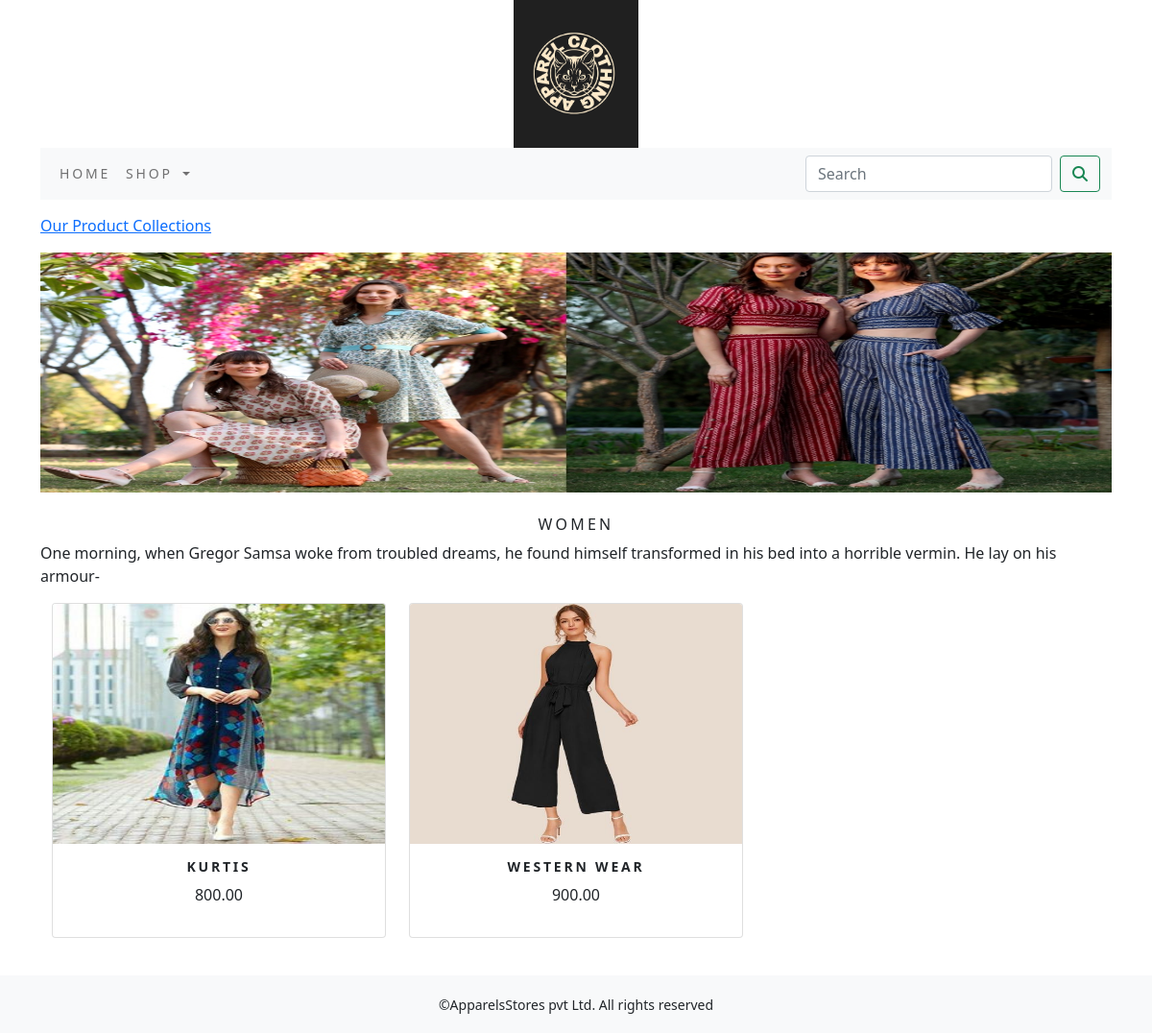
The app's page /shop/women/ with its own data.
### ecommerceapp/models.py (models this page shows, shortened)
class Category(models.Model):
    name=models.CharField(max_length=250,unique=True)
    slug=models.SlugField(max_length=250,unique=True)
    description=models.TextField(blank=True)
    image=models.ImageField(upload_to='category',blank=True)
    class Meta:
        ordering= ('name',)
        verbose_name='category'
        verbose_name_plural='categories'
    def get_url(self):
        return reverse('ecommerceapp:products_by_category', args=[self.slug])

class Product(models.Model):
    name =models.CharField(max_length=250,unique=True)
    slug = models.SlugField(max_length=250,unique=True)
    description=models.TextField(blank=True)
    price=models.DecimalField(max_digits=10,decimal_places=2)
    category=models.ForeignKey(Category,on_delete=models.CASCADE)
    image=models.ImageField(upload_to='products',blank=True)
    stock=models.IntegerField()
    available=models.BooleanField(default=True)
    created=models.DateTimeField(auto_now_add=True)
    updated=models.DateTimeField(auto_now=True)
    def get_url(self):
        return reverse('ecommerceapp:prodCatdetail',args=[self.category.slug,self.slug])
    class Meta:
        ordering= ('name',)
        verbose_name='product'
        verbose_name_plural='products'

### ecommerceapp/views.py (the view)
# urls.py: path('', views.allProdCat, name='allProdCat'),
def allProdCat(request,c_slug=None):
    c_page=None
    products=None
    if c_slug!=None:
        c_page=get_object_or_404(Category,slug=c_slug)
        products_list= Product.objects.all().filter(category=c_page,available=True)
    else:
        products_list=Product.objects.all().filter(available=True)
    paginator=Paginator(products_list,6)
    try:
        page=int(request.GET.get('page','1'))
    except:
        page=1
    try:
        products=paginator.page(page)
    except (EmptyPage,InvalidPage):
        products=paginator.page(paginator.num_pages)
    return render(request,'category.html', {'category':c_page,'products':products})

### cart/context_processors.py (called while the page is built)
def counter(request):
    item_count=0
    if 'admin' in request.path:
        return {}
    else:
        try:
            cart=Cart.objects.filter(cart_id=_cart_id(request))
            cart_items=CartItem.objects.all().filter(cart=cart[:1])
            for cart_item in cart_items:
                item_count += cart_item.quantity
        except Cart. DoesNotExist:
            item_count=0
    return dict(item_count=item_count)

### cart/views.py (called while the page is built)
def _cart_id(request):
    cart=request.session.session_key
    if not cart:
        cart=request.session.create()
    return cart

### ecommerceapp/context_processors.py (called while the page is built)
def menu_links(request):
    links=Category.objects.all()
    return dict(links=links)

### templates/category.html (shortened to what this page needs)
{% extends 'base.html' %}
{% load static %}
{% block content %}
    {% if category %}
   <div>
       <div class="row my_row_class">
           <div class="mx-auto">
           <P><a href="{% url 'ecommerceapp:allProdCat' %}">Our Product Collections</a></P>
       </div>
           </div>
   </div>
  {% endif %}
 <div class="mx_auto">
     {% if category %}
     <img class="my_image" src="{{category.image.url}}" alt="{{category.name}}">
 </div>
   <br>
 <div>
     <h1 class="text-center my_title">{{category.name}}</h1>
     <P class="text-justify">{{category.description}}</P>
 </div>
 {% endif %}
<div class="container">
    <div class="row mx_auto">
        {% for product in products.object_list %}
        <div class="my_bottom_margin col-9 col-sm-12 col-md-4 col-lg-4">
            <div class="card text-center" style="min-width:18rem;">
                <a href="{{product.get_url}}"><img class="card-img-top my_image" src="{{product.image.url}}"  alt="{{product.name}}"></a>
            <div class="card-body">
                <h4><b>{{product.name}}</b></h4>
                <P>{{product.price}}</P>
            </div>
            </div>
        </div>
        {% endfor %}
    </div>
      <br>
</div>
{% endblock %}

### static/css/custom.css (style rules this page uses)
body { font-family: 'Roboto', sans-serif; }
.my_row_class { padding-top:15px }
.my_image { width:100%; height:250px; }
.my_title { font-size:16px; text-transform:uppercase; letter-spacing:.2em; }
.my_bottom_margin { margin-bottom:15px; }
.card-body h4 { font-size:14px; text-transform:uppercase; letter-spacing:.2em; }

### records on screen
Category: image (picture), name "WOMEN", description "One morning, when Gregor Samsa woke from troubled dreams, he found himself transformed in his bed into a horrible vermin. He lay on his armour-"
Product: image (picture), name "KURTIS", price "800.00"
Product: image (picture), name "WESTERN WEAR", price "900.00"
